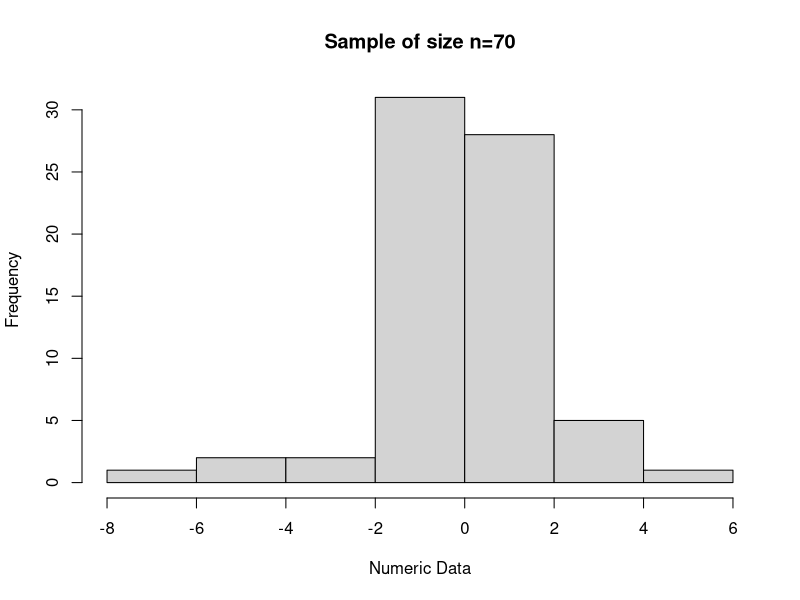
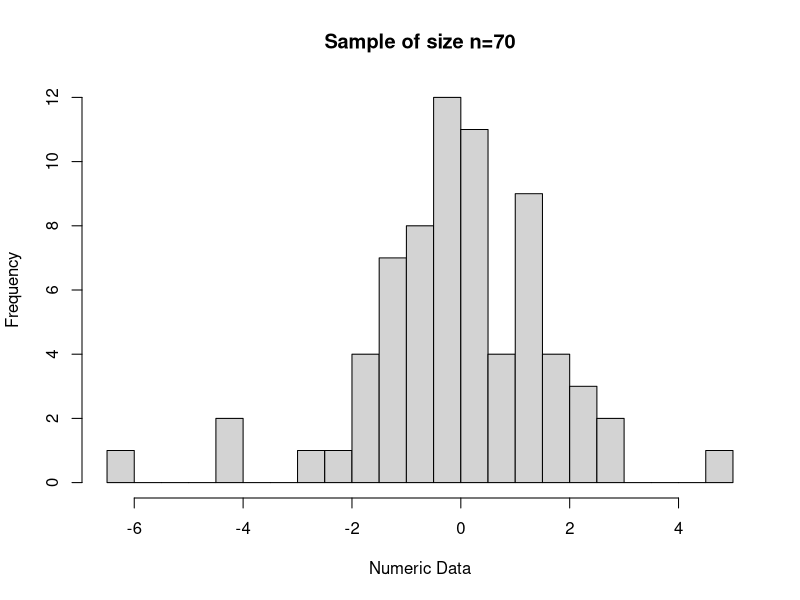
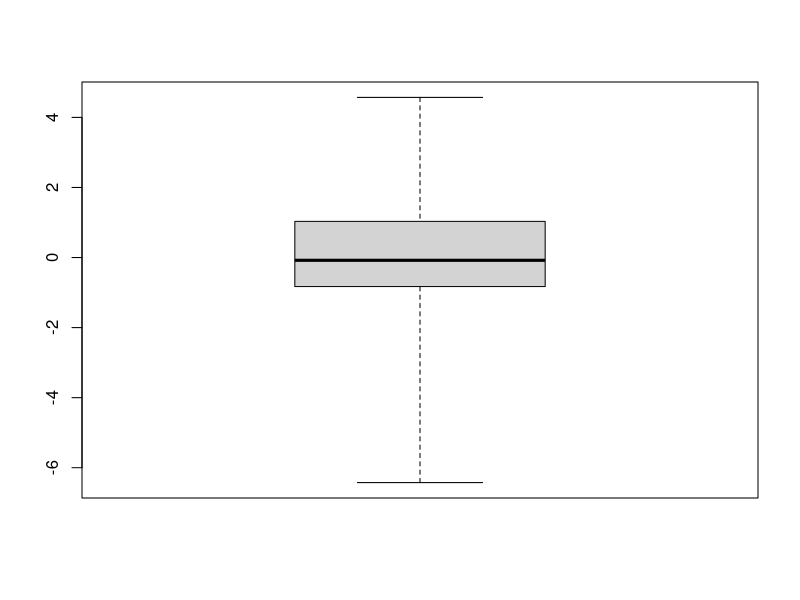
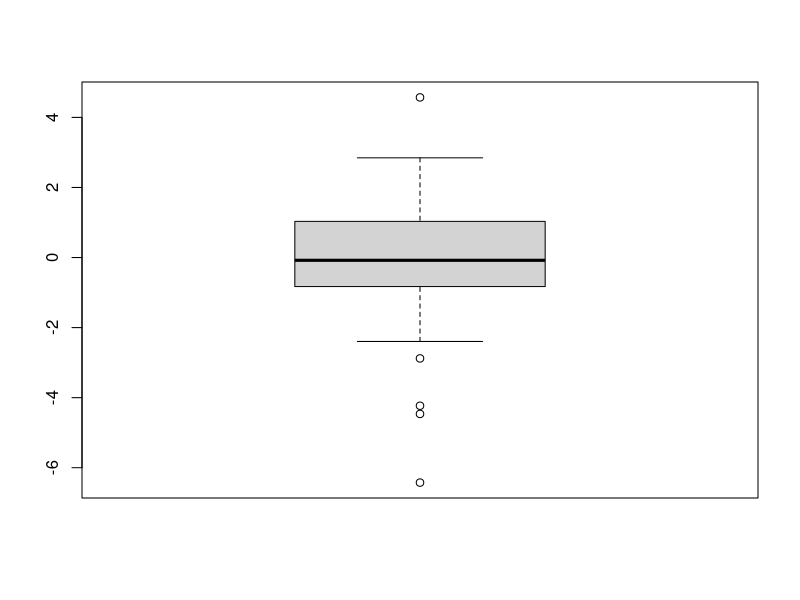
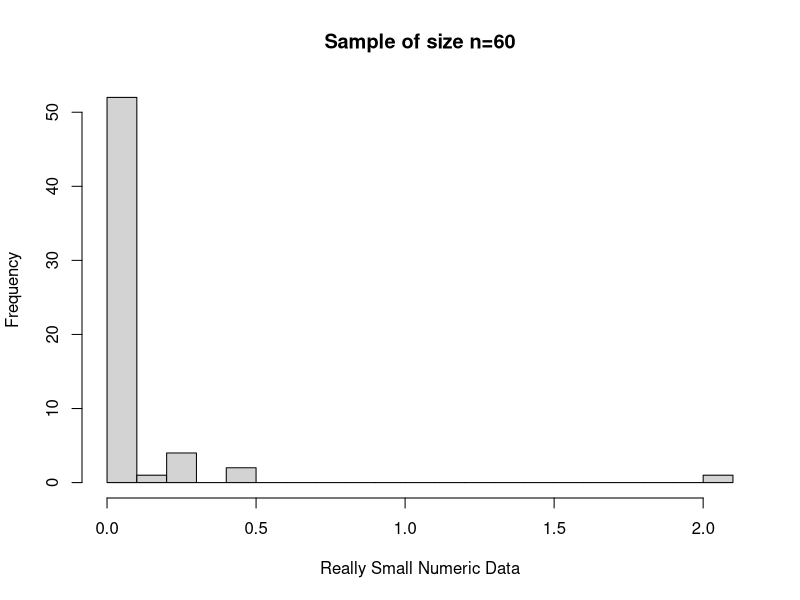
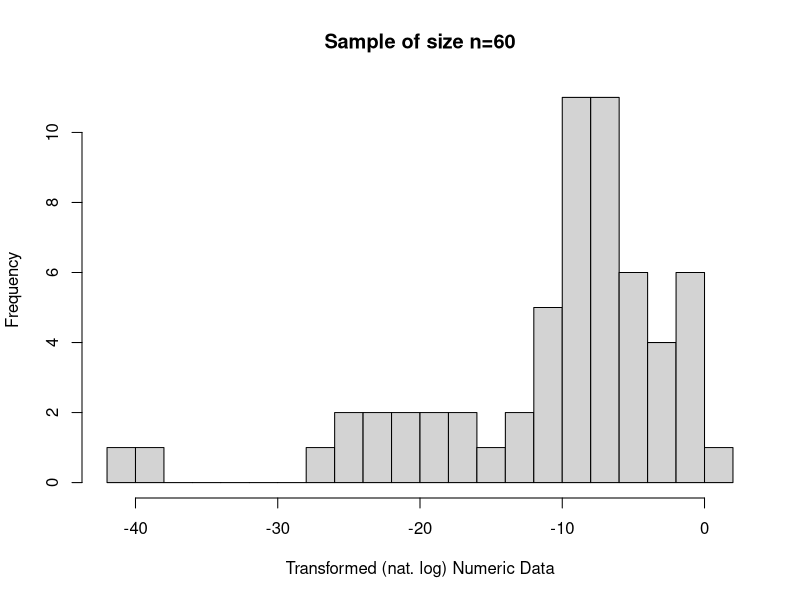
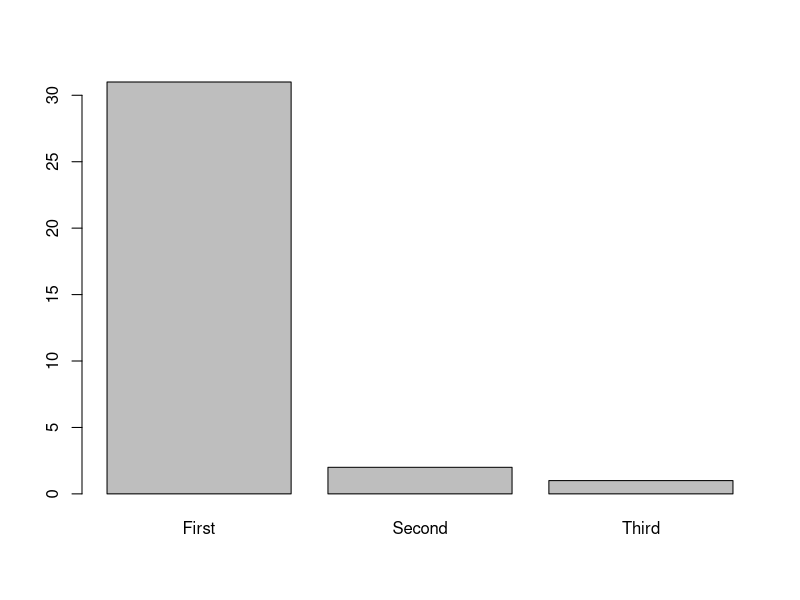
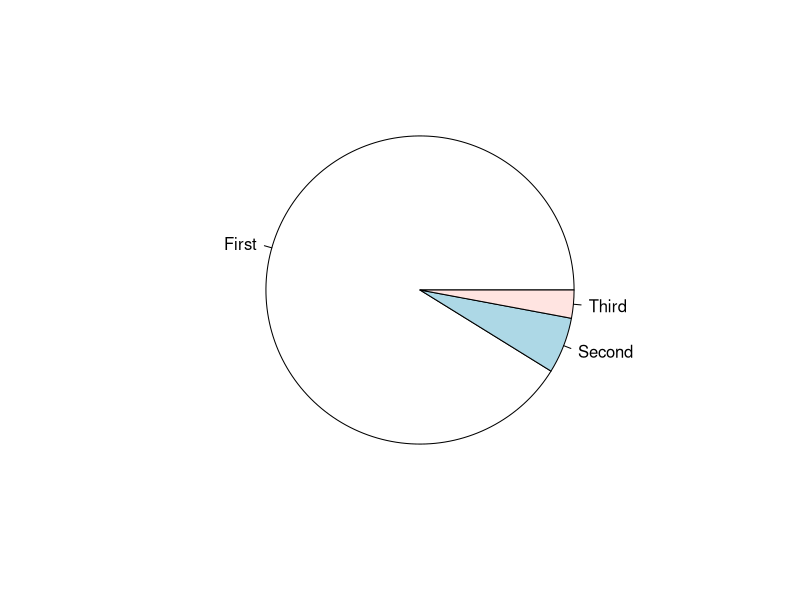

The R source for these figures, in order:
## ---- chunk 1
knitr::opts_chunk$set(echo = FALSE, warning = FALSE, message = FALSE)
## ---- chunk 2
set.seed(101)

library(tidyverse)

samp <- rt(70, 2.2)

hist(samp, breaks=5, main="Sample of size n=70", xlab="Numeric Data", ylab="Frequency") #, xlim=c(-4,4))

hist(samp, breaks=30, main="Sample of size n=70", xlab="Numeric Data", ylab="Frequency") #, xlim=c(-4,4))

## ---- chunk 3
boxplot(samp, range=0)
## ---- chunk 4
stem(samp)
## ---- chunk 5
boxplot(samp, range=1)
# the whiskers extend to the most extreme data point which is no more than range times the interquartile range from the box
## ---- chunk 6
miniscule_samp <- rchisq(60, .2)
log_samp <- log(miniscule_samp)

hist(miniscule_samp, breaks=20, main="Sample of size n=60", xlab="Really Small Numeric Data", ylab="Frequency")
hist(log_samp, breaks=20, main="Sample of size n=60", xlab="Transformed (nat. log) Numeric Data", ylab="Frequency")
## ---- chunk 7
fi1 = 13; fi2 = 31
s1 = 6; s2 = 2
t1 = 5; t2 = 1
fo1 =  2; fo2 = 0
sec1 <- c(rep("First", fi1), rep("Second", s1), rep("Third", t1), rep("Fourth (or more)", fo1))
sec2 <- c(rep("First", fi2), rep("Second", s2), rep("Third", t2), rep("Fourth (or more)", fo2))
cur_sec <- sec2
## ---- chunk 8
table(cur_sec)

prop.table(table(cur_sec))
## ---- chunk 9
barplot(table(cur_sec))
## ---- chunk 10
pie(table(cur_sec))
